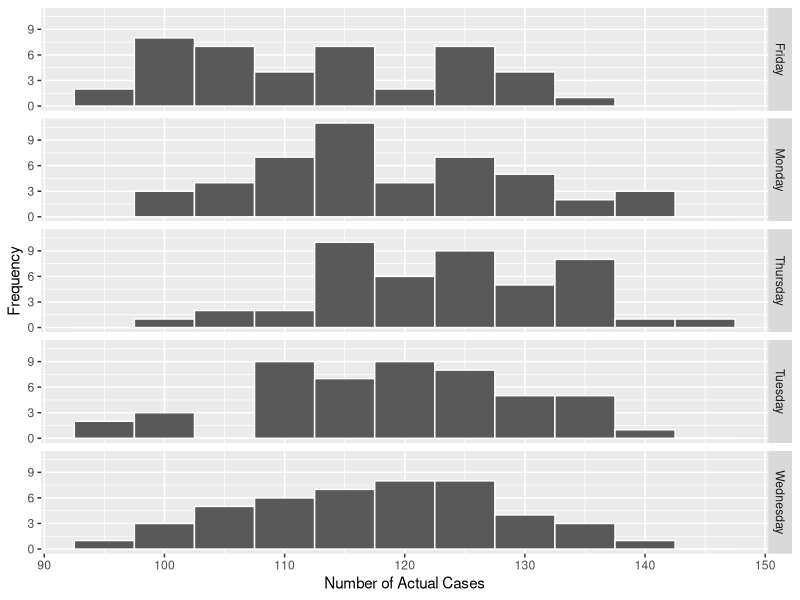
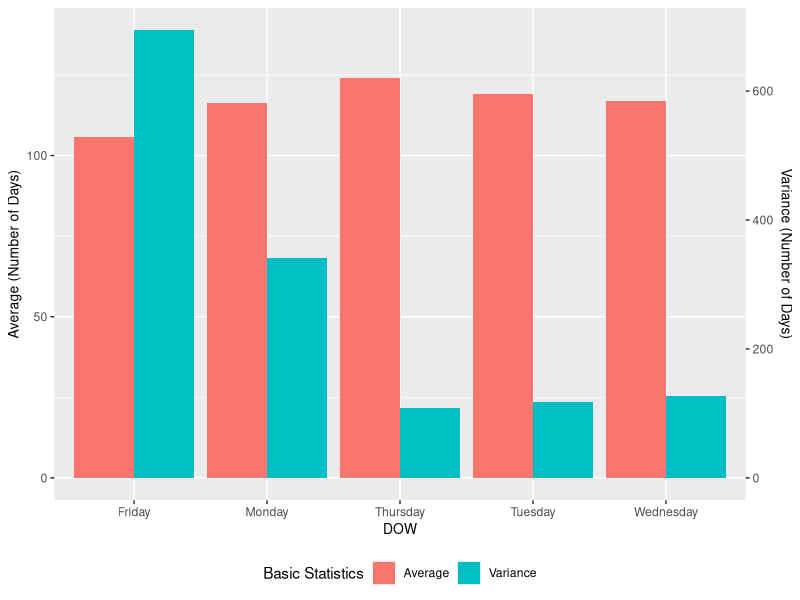
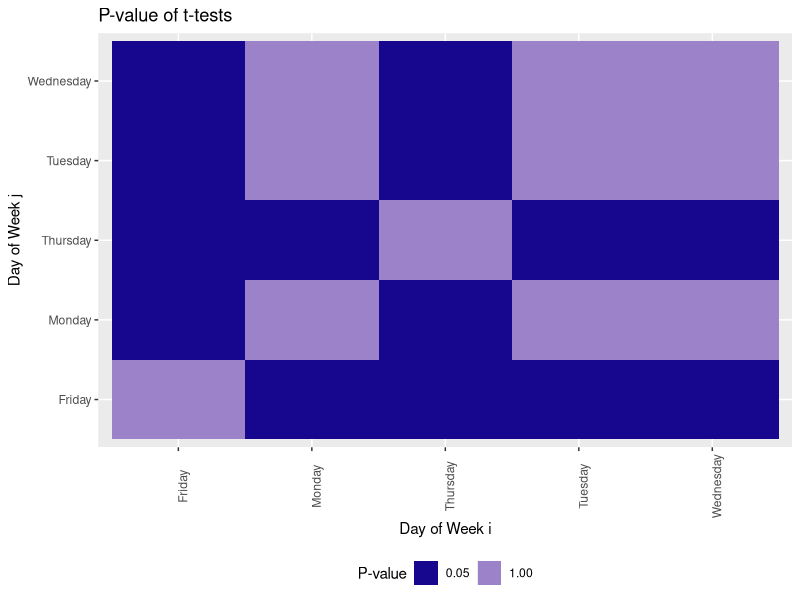
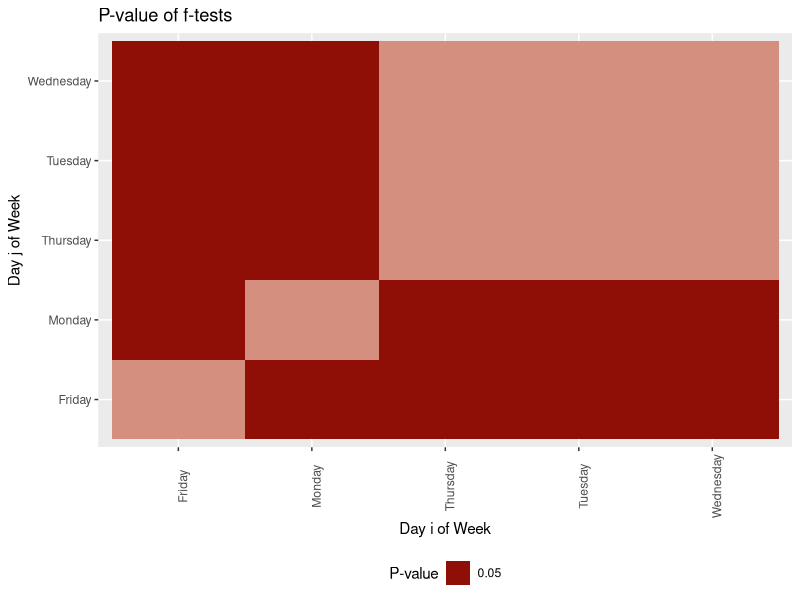
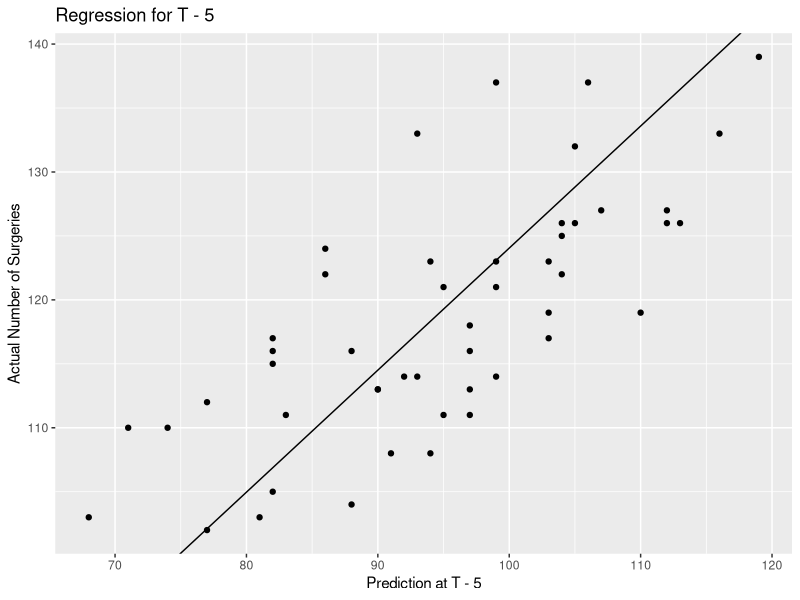
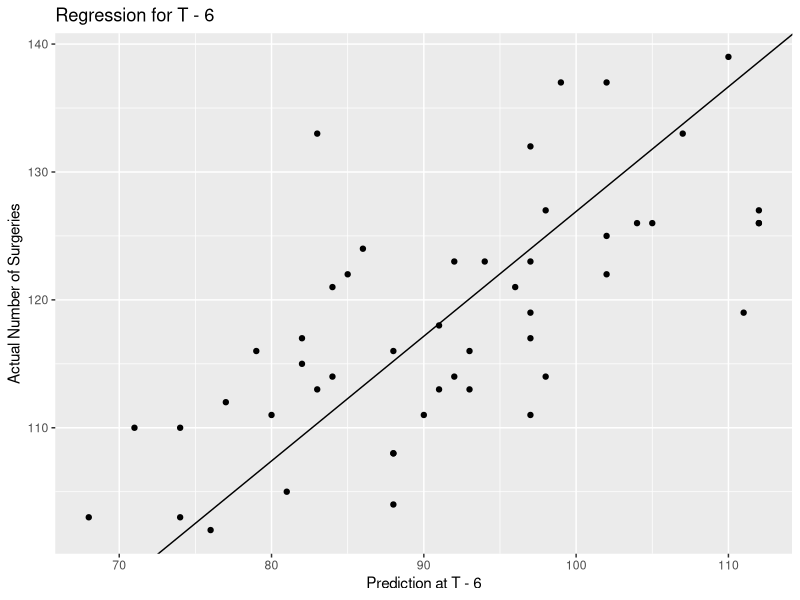
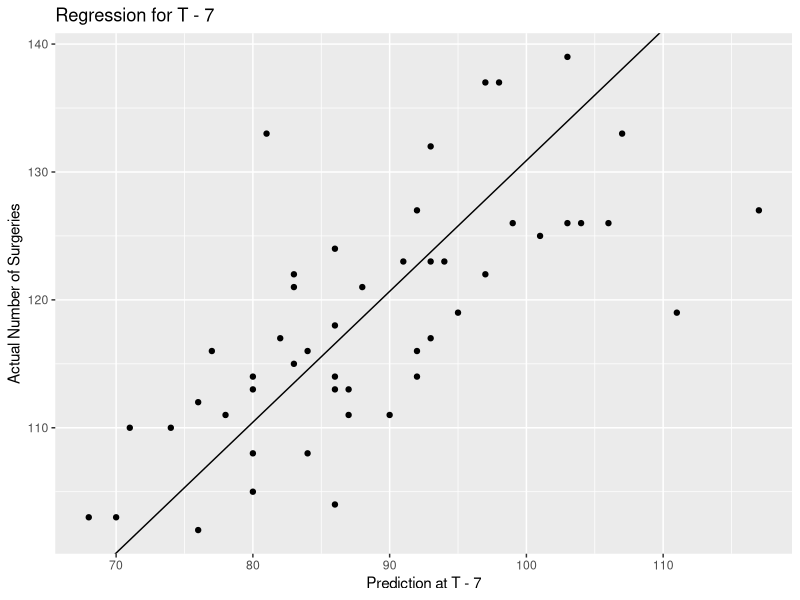
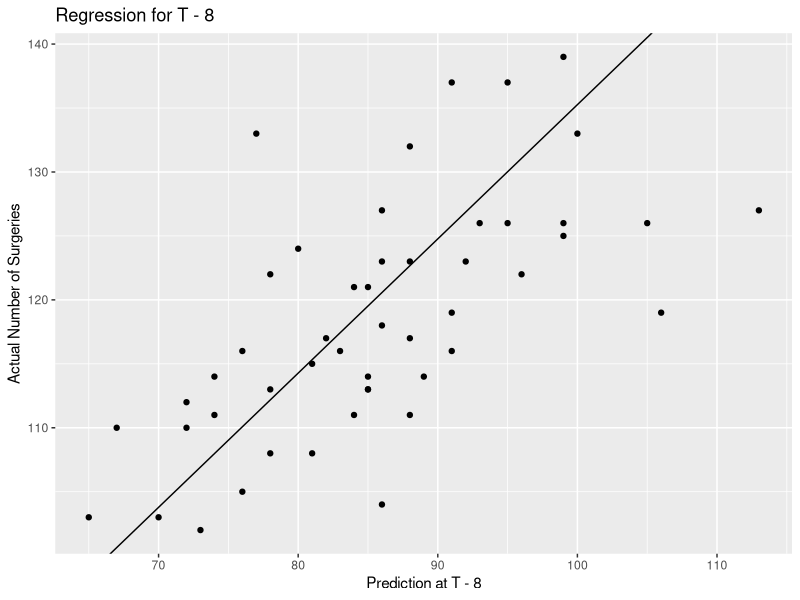

Generate these figures, in order, with R:
## ---- chunk 1
knitr::opts_chunk$set(echo = TRUE)
remove(list=ls())
library("tidyr")
library("dplyr")
library("readr")
library("magrittr")
library("ggplot2")
## ---- chunk 2
train_set_maker <- function(dataframe, train_ratio) {
  n_total <-   nrow(dataframe)
  n_train <- floor(train_ratio*nrow(dataframe))
  n_test <- n_total - n_train
  df_train <- dataframe[1:n_train,]
  df_test <- dataframe[n_train+1:n_total,] %>% na.omit()
  return(list(df_train, df_test, n_train, n_test))
}

# Takes a column and detects outliers
detect_outlier <- function(x) {
  
  Quantile1 <- quantile(x, probs=.25, na.rm = TRUE)
  Quantile3 <- quantile(x, probs=.75, na.rm = TRUE)
  IQR = Quantile3-Quantile1
  x > Quantile3 + (IQR*1.5) | x < Quantile1 - (IQR*1.5)
}

# Takes a data frame and a column and removes the outliers from the
# original data frame
remove_outlier <- function(dataframe,
                           columns=names(dataframe)) {
  # for loop to traverse in columns vector
  for (colmn in columns) {
    # remove observation if it satisfies outlier function
    dataframe <- dataframe[!detect_outlier(dataframe[[colmn]]), ]
  }
  return(dataframe)
}
## ---- chunk 3
df_main <- read_csv("VUMC_Data.csv", show_col_types=FALSE )
df_main %<>%
  mutate(SurgDate=as.Date(SurgDate, format="%m/%d/%Y"),
         DOW=weekdays.Date(SurgDate))
## ---- chunk 4
main_cols <- names(df_main)
df_main %>%
  remove_outlier(columns=main_cols[startsWith(main_cols, "T -") |
                                     startsWith(main_cols, "Actual")]) %>%  
  ggplot() +
  geom_histogram(aes(x=Actual), binwidth=5, color="white") +
  facet_grid(rows=vars(DOW)) +
  labs(x="Number of Actual Cases", y="Frequency")
## ---- chunk 5
df_dow_actual <- df_main %>%
  group_by(DOW) %>%
  summarize(dow_actual_avg=mean(Actual),
            dow_actual_var=var(Actual))

coeff <- 5

df_dow_actual %>%
  mutate(dow_actual_var=dow_actual_var/coeff) %>%
  pivot_longer(cols=c(dow_actual_avg, dow_actual_var),
               names_to="stat", values_to="stat_val") %>%
  arrange(-desc(DOW)) %>%
  ggplot() +
  geom_col(aes(x=DOW, y=stat_val, fill=stat), position="dodge") +
  scale_y_continuous(name="Average (Number of Days)",
                      sec.axis = 
                       sec_axis(~.*coeff, name="Variance (Number of Days)")) +
  scale_fill_discrete(labels=c("Average", "Variance"))+
  guides(fill=guide_legend(title="Basic Statistics", position="bottom")) +
  theme(axis.title = element_text(size=10))
## ---- chunk 6
df_temp <- df_main %>%
  select(DOW, Actual) %>%
  group_by(DOW)

dows <- unique(df_main$DOW)

df_stat <- data.frame(dow_i=NA, dow_j=NA, ttest_pvalue=NA, ftest_pvalue=NA)

for (dow1 in dows) {
  for (dow2 in dows) {
    new_row <- c(dow_i=dow1, dow_j=dow2,
                 ttest_pvalue=t.test(df_temp$Actual[df_temp$DOW==dow1],
                              df_temp$Actual[df_temp$DOW==dow2],
                              paired=FALSE)["p.value"][[1]],
                 ftest_pvalue=var.test(df_temp$Actual[df_temp$DOW==dow1],
                              df_temp$Actual[df_temp$DOW==dow2],
                              paired=FALSE)["p.value"][[1]])
    df_stat <- rbind(df_stat, new_row)
  }
}
df_stat %<>% na.omit() %>%
  mutate(ttest_pvalue=as.numeric(ttest_pvalue),
         ftest_pvalue=as.numeric(ftest_pvalue))
## ---- chunk 7
ggplot(df_stat, aes(x=dow_i, y=dow_j, fill=ttest_pvalue)) +
  geom_tile()+
  labs(x="Day of Week i", y="Day of Week j",
       title="P-value of t-tests")+
  scale_fill_steps(breaks=c(0,0.05,1), low="blue4", high="white") +
  guides(fill=guide_legend(title="P-value")) +
  theme(axis.text.x=element_text(angle=90), legend.position="bottom")

ggplot(df_stat, aes(x=dow_i, y=dow_j, fill=ftest_pvalue)) +
  geom_tile()+
  labs(x="Day i of Week", y="Day j of Week",
       title="P-value of f-tests")+
  scale_fill_steps(breaks=c(0,0.05,1), low="red4", high="white") +
  guides(fill=guide_legend(title="P-value")) +
  theme(axis.text.x=element_text(angle=90), legend.position="bottom")
  

## ---- chunk 8

predictors <- paste(c("T - "), 5:9, sep="")
df_model1 <- data.frame(Predictor=NA, b0=NA, b1=NA,
                        MSE_train=NA, MSE_test=NA, R2=NA)

# selecing 80% as trianing data and 20% as test data
out <- train_set_maker(df_main, 0.8)
df_train <- out[[1]]
df_test <- out[[2]]
n_train <- out[[3]]
n_test <- out[[4]]

for (predictor in predictors) {
  model <- lm(df_train$Actual ~ df_train[predictor][[1]], data=df_train)
  b0 <- model$coefficients[[1]] %>% round(3)
  b1 <- model$coefficients[[2]] %>% round(3)
  MSE_train <-
    (sum((df_train$Actual - (b0 + b1*df_train[predictor]))^2)/(n_train)) %>%
    round(3)
  MSE_test <-
    # (sum((df_test$Actual - (b0 + b1*df_test[predictor]))^2)/n_test) %>%
    round(3)
  R2 <- summary(model)["r.squared"][[1]] %>% round(3)
  df_model1 %<>% rbind(c(predictor, b0, b1, MSE_train, MSE_test, R2))
  
  print(ggplot(df_test) +
          geom_point(aes(x=df_test[predictor][[1]], y= Actual)) +
          geom_abline(intercept=model$coefficients[1],
                      slope=model$coefficients[2]) +
          labs(x=paste("Prediction at",predictor),
               y="Actual Number of Surgeries",
               title=paste("Regression for",predictor)))
    
}
df_model1 %<>% na.omit()
## ---- chunk 9
df_model1 %>%
  ggplot(aes(x=Predictor, y=as.numeric(MSE_test))) +
  geom_point(size=2) +
  labs(y="MSE (Mean Squared Error)", title="Comparison of MSE of T-i")

df_model1 %>%
  mutate(R2=as.numeric(R2)) %>%
  ggplot(aes(x=Predictor, y=R2)) +
  geom_point(size=2) +
  labs(y="R-squared (Goodness of Fit)", title="Comparison of R2 of T-i") +
  scale_y_continuous(limits = c(0.8,0.85))
  
## ---- chunk 10
df_inc <- df_main
colnames <- names(df_main[3:18])

# Adding increment values to the original data frame
df_inc[gsub("T -", "I -", colnames)] <- (df_main[3:18] - df_main[4:19])

# Separating training and test data
out <- train_set_maker(df_inc, 0.8)
df_inc_train <- out[[1]]
df_inc_test <- out[[2]]

# Model 1
model1 <- lm(Actual ~ `I - 28` + `I - 21` + `I - 14` + `I - 13` + `I - 12` +
               `I - 11` + `I - 10` + `I - 9` + `I - 8` + `I - 7`,
             data=df_inc_train)

predicted1 <- predict(model1, df_inc_test)
MSE_test1 <- (sum((df_inc_test$Actual - predicted1)^2)/
               n_test) %>% round(3)
R21 <- summary(model1)["r.squared"][[1]] %>% round(3)
sprintf("Test MSE of model 1: %.2f  R-squared of model 1: %.2f", MSE_test1, R21)

df_model2 <- data.frame(DOW=NA, MSE_test2=NA, R22=NA)
# Stratifying days for model 2
for (dow in dows) {
  df_inc_tr_str <- df_inc_train %>% filter(DOW==dow)
  df_inc_tst_str <- df_inc_test %>% filter(DOW==dow)
  n_test <- nrow(df_inc_tst_str)
  
  # Model 2
  model2 <- lm(Actual ~ `I - 28` + `I - 21` + `I - 14` + `I - 13` + `I - 12` +
               `I - 11` + `I - 10` + `I - 9` + `I - 8` + `I - 7`,
               data=df_inc_tr_str)
  
  predicted2 <- predict(model2, df_inc_tst_str)
  MSE_test2 <- (sum((df_inc_tst_str$Actual - predicted2)^2)/
                 n_test) %>% round(3)
  R22 <- summary(model2)["r.squared"][[1]] %>% round(3)
  df_model2 <- rbind(df_model2, c(dow, MSE_test2, R22))
}
df_model2 %>%
  na.omit() %>%
  mutate(MSE_test2=as.numeric(MSE_test2)) %>%
  ggplot(aes(x=DOW, y=MSE_test2)) +
  geom_point(size=2) +
  labs(x="Day", y="MSE of Test Data", title="MSE of Test Data for Model 2") +
  theme(axis.text.x=element_text(angle=90))

df_model2 %>%
  na.omit() %>%
  mutate(MSE_test2=as.numeric(R22)) %>%
  ggplot(aes(x=DOW, y=R22)) +
  geom_point(size=2) +
  labs(x="Day", y="R-squared", title="R-squared of Model 2") +
  theme(axis.text.x=element_text(angle=90))

## ---- chunk 11
n_MA <- 5

df_test <- df_inc %>%
  filter(SurgDate>=as.Date("2012-09-04") & SurgDate<=as.Date("2012-09-14")) %>%
  arrange(-desc(SurgDate))

df_train <- df_inc %>%
  filter(!(SurgDate>=as.Date("2012-09-04") & SurgDate<=as.Date("2012-09-14"))) %>%
  arrange(-desc(SurgDate))

for (row in (n_MA:nrow(df_inc))) {
  df_inc[row+1, "MA"] <- mean(mean(df_inc$Actual[(row-n_MA+1):row]))
}

df_inc %<>% na.omit()

df_test$MA <- df_inc$MA[df_inc$SurgDate>=as.Date("2012-09-04") &
                         df_inc$SurgDate<=as.Date("2012-09-14")]

df_test %>%
  ggplot(aes(x=SurgDate)) +
  geom_line(aes(y=Actual, color="Test Actual"), linewidth=2) +
  geom_line(aes(y=MA, color="MA"), linetype="dashed", linewidth=2) +
  scale_y_continuous(limits=c(80,150)) +
  labs(x="Surgery Date", y="Number of Surgeries",
       title="Prediction of Actual Number of Surgeries by MA for Test Data")

## ---- chunk 12

df_inc$Model1 <- predict(model1, df_inc)
n_inc <- nrow(df_inc)

df_inc %>%
  ggplot(aes(x=SurgDate)) +
  geom_line(aes(y=Actual, color="Test Actual"), linewidth=0.5) +
  geom_line(aes(y=MA, color="MA"), linetype="dashed", linewidth=0.5) +
  geom_line(aes(y=Model1, color="Regression"), linetyep="dotdash", linewidth=0.5) +
  labs(x="Surgery Date", y="Number of Surgeries",
       title="Prediction of Actual Number of Surgeries by MA and Regression for whole Data")

df_test$Model1 <- predict(model1, df_test)
n_test <- nrow(df_test)

df_test %>%
  ggplot(aes(x=SurgDate)) +
  geom_line(aes(y=Actual, color="Test Actual"), linewidth=2) +
  geom_line(aes(y=MA, color="MA"), linetype="dashed", linewidth=2) +
  geom_line(aes(y=Model1, color="Regression"), linetyep="dotdash", linewidth=2) +
  labs(x="Surgery Date", y="Number of Surgeries",
       title="Prediction of Actual Number of Surgeries by MA and Regression for Test Data")

MSE_model1 <- (sum((df_test$Actual - df_test$Model1)^2)/
               n_test) %>% round(3)
MSE_MA <- (sum((df_test$Actual - df_test$MA)^2)/
               n_test) %>% round(3)
## ---- chunk 13

